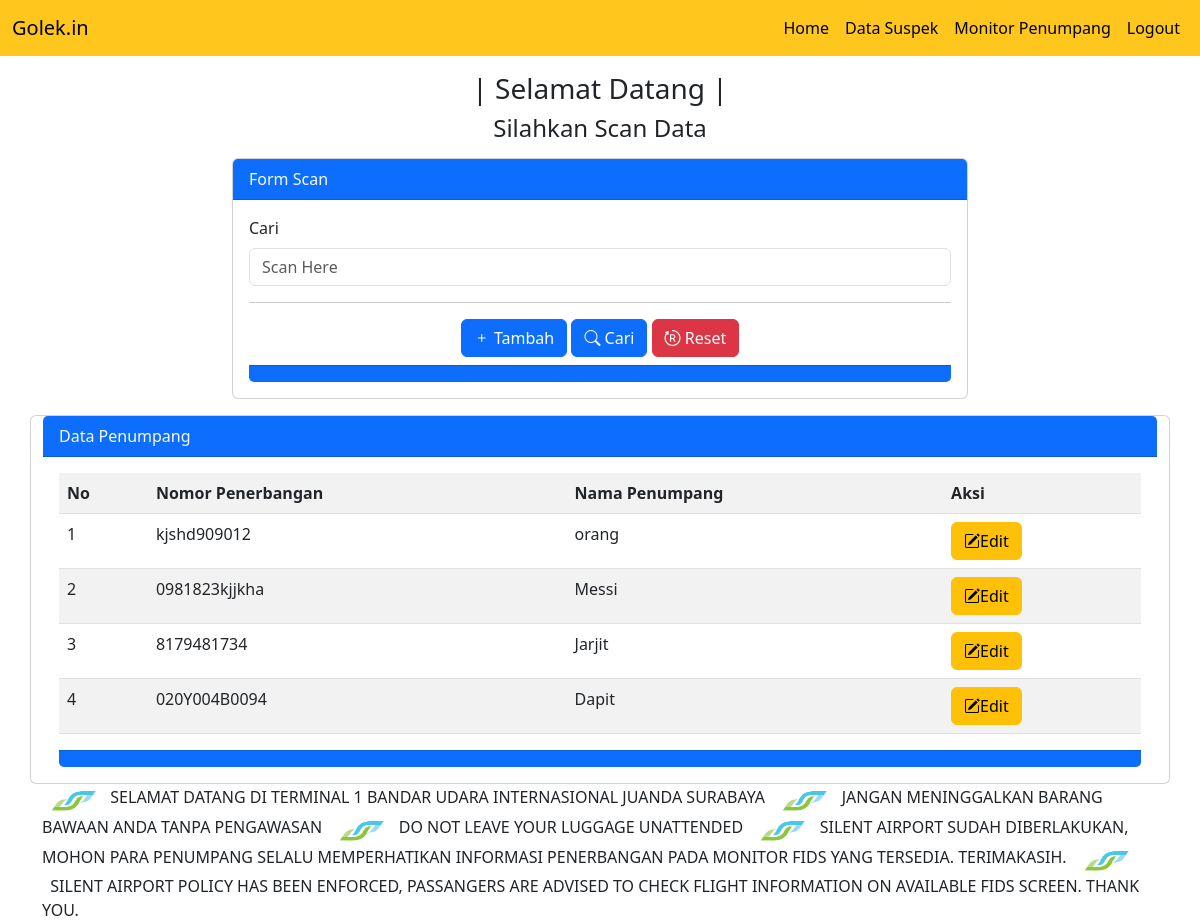
Before: /dash.php (signed in) with the older database file.
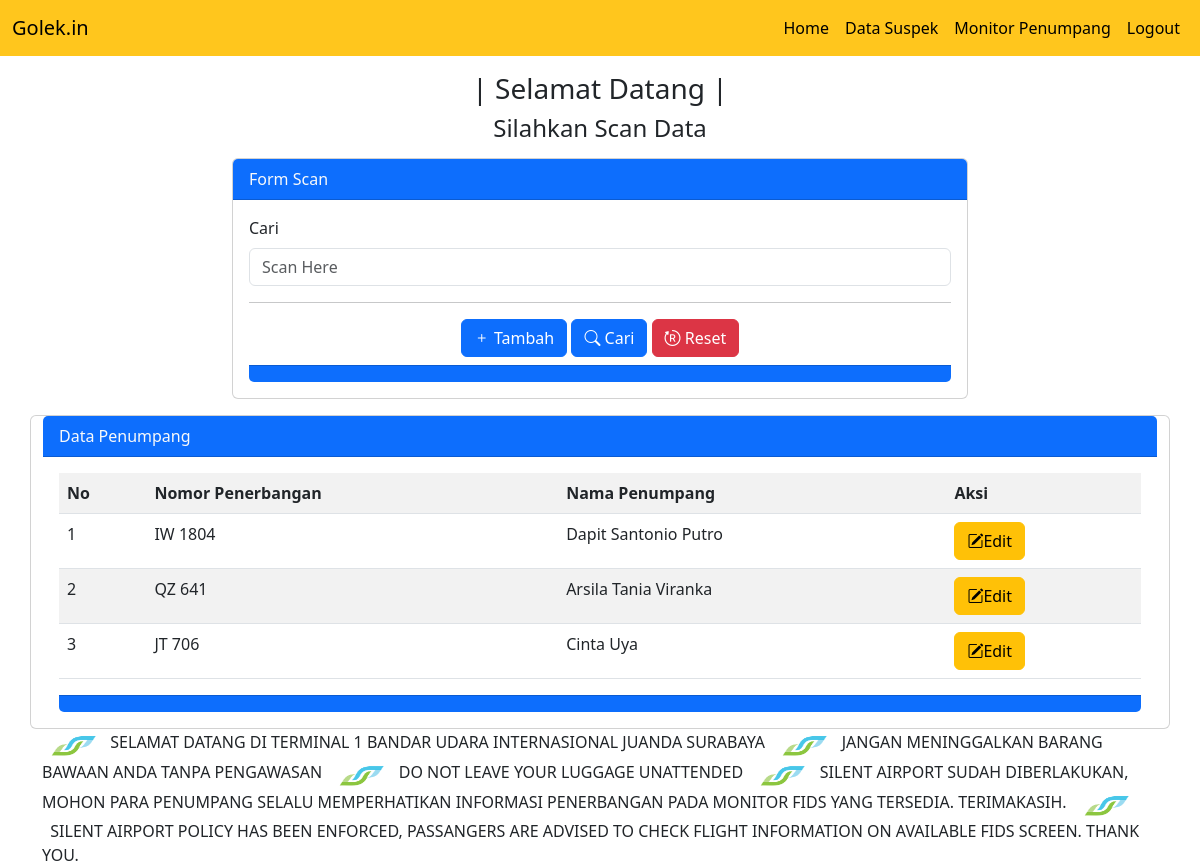
After: the same page with the newer database file.
### tables this page shows
CREATE TABLE `tb_penumpang` (
  `id_penumpang` int(255) NOT NULL,
  `nomor` varchar(255) NOT NULL,
  `nama_penumpang` varchar(255) NOT NULL
);

### dash.php (the view, shortened to what the changed rows need)
<?php
    include 'db.php';
?>
<!doctype html>
<html lang="en">
  <head>
    <link href="https://cdn.jsdelivr.net/npm/bootstrap@5.3.0-alpha2/dist/css/bootstrap.min.css" rel="stylesheet">
    <link rel="stylesheet" href="https://cdn.jsdelivr.net/npm/bootstrap-icons@1.10.4/font/bootstrap-icons.css">
  </head>
  <body>
    <div class="container">
                <div class="card mt-3">
                    <div class="card-body">
                        <div class="table-responsive">
                        <table class="table table-striped table-hover">
                            <tr>
                                <th>No</th>
                                <th>Nomor Penerbangan</th>
                                <th>Nama Penumpang</th>
                                <th>Aksi</th>
                        </tr>
                            <?php
                            $no = 1;
                            if(isset($_POST['bcari'])){
                                $keyword = $_POST['tcari'];
                                $q= "SELECT * FROM tb_penumpang WHERE CONCAT('',nama_penumpang, nomor) like '%$keyword%' order BY id_penumpang DESC;";
                            }
                            else{
                                $q = "SELECT * FROM tb_penumpang order by id_penumpang DESC";
                            }
                            $tampil = mysqli_query($conn, $q);
                            while($data = mysqli_fetch_array($tampil)) {
                            ?>
                            <tr>
                                <td><?= $no++ ?></td>
                                <td><?= $data['nomor'] ?></td>
                                <td><?= $data['nama_penumpang'] ?></td>
                                <td>
                                <a href="edit-data.php?id=<?php echo $data['id_penumpang'] ?>"><button class="btn btn-warning bi bi-pencil-square" name="bedit" type="submit">Edit </button></a>
                                </td>
                            </tr>
                            <?php } ?>
                        </table>
                    </div>
                </div>
     </div>
  </body>
</html>

Changed rows visible on the page:
removed tb_penumpang: nomor "kjshd909012", nama_penumpang "orang"
removed tb_penumpang: nomor "0981823kjjkha", nama_penumpang "Messi"
removed tb_penumpang: nomor "8179481734", nama_penumpang "Jarjit"
removed tb_penumpang: nomor "020Y004B0094", nama_penumpang "Dapit"
added tb_penumpang: nomor "IW 1804", nama_penumpang "Dapit Santonio Putro"
added tb_penumpang: nomor "QZ 641", nama_penumpang "Arsila Tania Viranka"
added tb_penumpang: nomor "JT 706", nama_penumpang "Cinta Uya"
